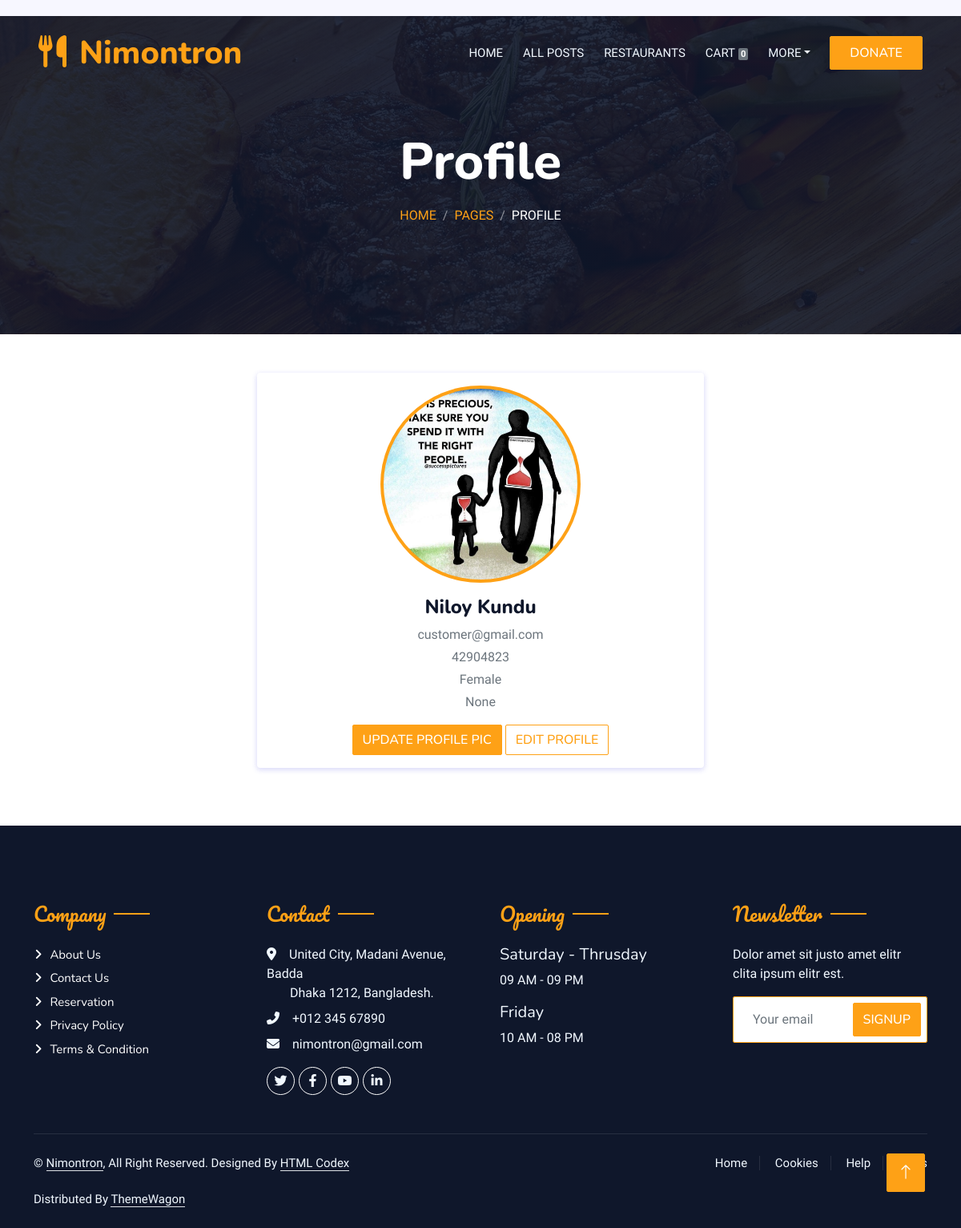
The page /customer_profile (signed in) on the database its author committed.
### customers/models.py (models this page shows, shortened)
class Customer(models.Model):
    user = models.ForeignKey(User, on_delete=models.CASCADE)
    contact_no = models.CharField(max_length=15, null=True)
    image = models.FileField(null=True)
    address = models.CharField(max_length=100, null=True)
    gender = models.CharField(max_length=10, null=True)
    type = models.CharField(max_length=15, null=True)

### customers/views.py (the view, shortened to what this page needs)
# urls.py: path('customer_profile', views.customer_profile, name='customer_profile'),
def customer_profile(request):
    temp['title'] = 'Profile'
    temp['sub_title'] = 'Profile'
    if not request.user.is_authenticated:
        return redirect('customers:login_as')
    user=request.user
    data=Customer.objects.get(user=user)
    temp['info'] = data
    return render(request, 'customers/customer_profile.html', temp)

### customers/templates/customers/customer_profile.html (shortened to what this page needs)
{% include 'customers/customer_header.html' %}
{% load static %}
{% load static %}
{% block content %}
<main class="content">
    <div class="container">
        <form method="POST" enctype="multipart/form-data">
            <div class="main-body">
                <div class="d-flex justify-content-center">
                    <div class="col-lg-6">
                        <div class="card">
                            <div class="card-body">
                                <div class="d-flex flex-column align-items-center text-center">
                                    <img src="{{ info.image.url }}" alt="Admin" class="rounded-circle p-1 bg-primary"
                                        width="250">
                                    <div class="mt-3">
                                        <h4>{{ request.user.first_name }} {{ request.user.last_name }}</h4>
                                        <p class="text-secondary mb-1">{{ request.user.username }}</p>
                                        <p class="text-secondary mb-1">{{ info.contact_no }}</p>
                                        <p class="text-secondary mb-1">{{ info.gender }}</p>
                                        <p class="text-muted font-size-sm">{{ info.address }}</p>
                                        <button class="btn btn-primary">Update Profile Pic</button>
                                        <input class="btn btn-outline-primary whiteText" type="button"
                                            onclick="editProfile()" value="Edit Profile">
                                    </div>
                                </div>
                            </div>
                        </div>
                    </div>
                </div>
            </div>
        </form>
    </div>
    {% include 'customers/customer_footer.html' %}
{% endblock content %}

### customers/static/customers/css/style.css (style rules this page uses)
:root { --primary: #FEA116; --light: #F1F8FF; --dark: #0F172B; }
.btn { font-family: 'Nunito', sans-serif; font-weight: 500; text-transform: uppercase; transition: .5s; }
.btn.btn-primary, .btn.btn-secondary { color: #FFFFFF; }

### customers/templates/customers/customer_profile.html (style rules this page uses)
body { background: #f7f7ff; margin-top: 20px; }
.card { position: relative; display: flex; flex-direction: column; min-width: 0; word-wrap: break-word; background-color: #fff; background-clip: border-box; border: 0 solid transparent; border-radius: .25rem; margin-bottom: 1.5rem; box-shadow: 0 2px 6px 0 rgb(218 218 253 / 65%), 0 2px 6px 0 rgb(206 206 238 / 54%); }

### rows shown on the page
Customer: image (picture), contact_no "42904823", gender "Female", address "None"

### other values the page prints
{{ name }} "Nimontron"
{{ cart }} "0"
{{ title }} "Profile"
{{ sub_title }} "PROFILE"
{{ request.user.first_name }} "Niloy"
{{ request.user.last_name }} "Kundu"
{{ request.user.username }} "customer@gmail.com"
